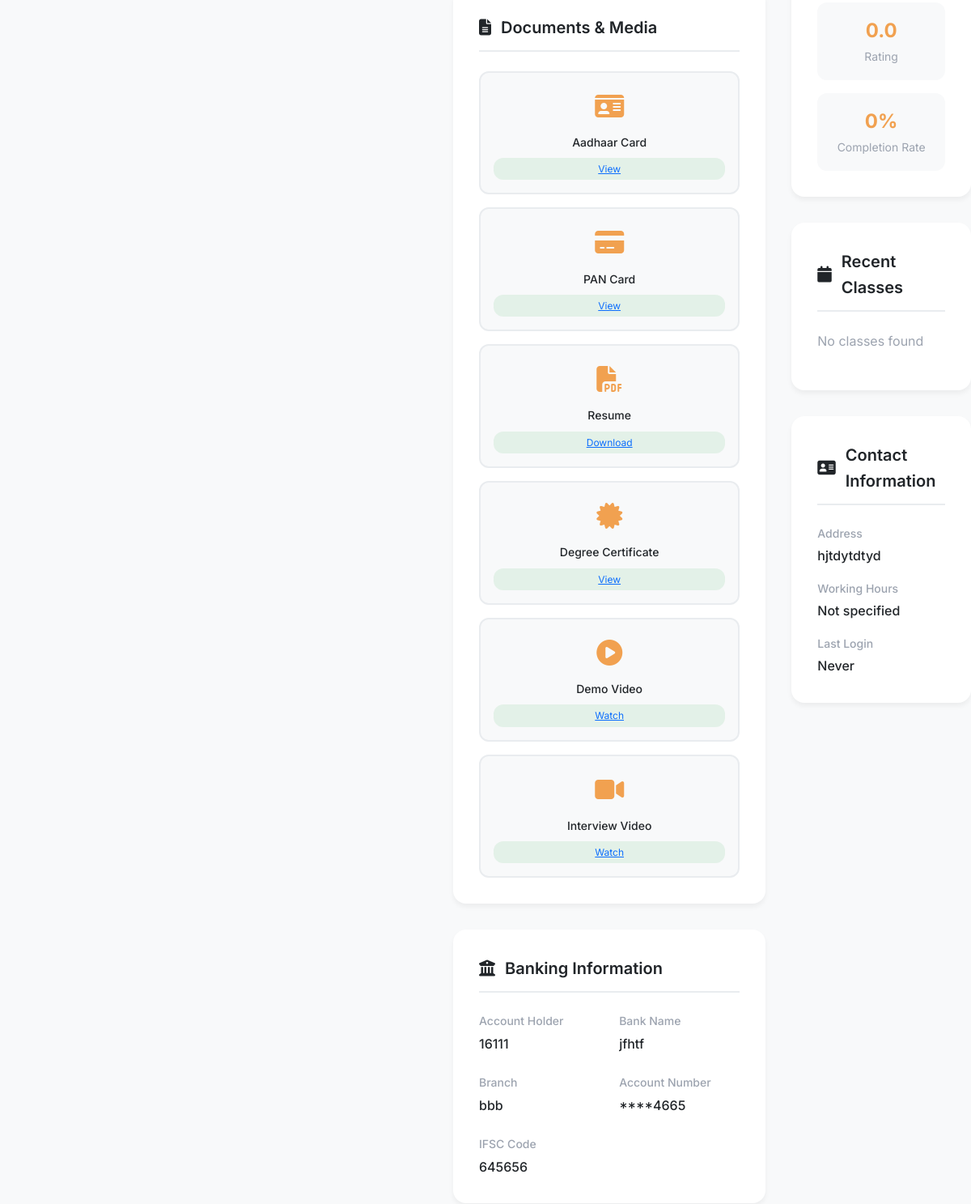
Page /admin/tutors/1 (signed in, middle part) on the earlier database version.
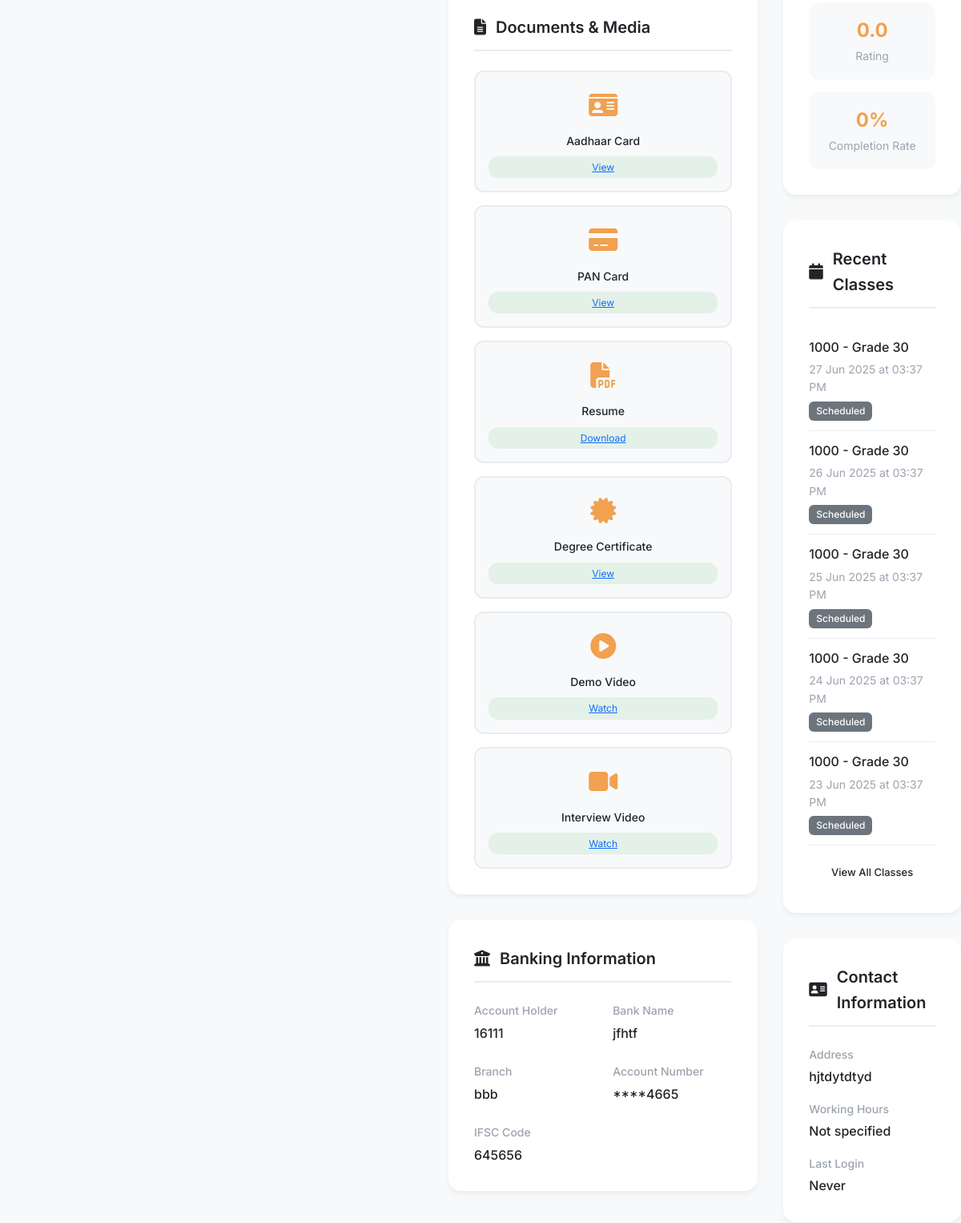
Same page on the later database version.
### app/models/class_model.py (models this page shows, shortened)
class Class(db.Model):
    __tablename__ = 'classes'
    id = db.Column(db.Integer, primary_key=True)
    subject = db.Column(db.String(100), nullable=False)
    class_type = db.Column(db.String(20), nullable=False)  # 'one_on_one', 'group', 'demo'
    grade = db.Column(db.String(10))
    board = db.Column(db.String(50))
    scheduled_date = db.Column(db.Date, nullable=False)
    scheduled_time = db.Column(db.Time, nullable=False)
    duration = db.Column(db.Integer, nullable=False)  # Duration in minutes
    end_time = db.Column(db.Time)  # Calculated field
    tutor_id = db.Column(db.Integer, db.ForeignKey('tutors.id'), nullable=False)
    primary_student_id = db.Column(db.Integer, db.ForeignKey('students.id'))  # For one-on-one
    students = db.Column(db.Text)  # JSON array of student IDs for group classes
    max_students = db.Column(db.Integer, default=1)
    platform = db.Column(db.String(50))  # 'zoom', 'google_meet', 'teams'
    meeting_link = db.Column(db.String(500))
    meeting_id = db.Column(db.String(100))
    meeting_password = db.Column(db.String(50))
    backup_link = db.Column(db.String(500))
    status = db.Column(db.String(20), default='scheduled')  # scheduled, ongoing, completed, cancelled, rescheduled
    completion_status = db.Column(db.String(20))  # completed, incomplete, no_show
    actual_start_time = db.Column(db.DateTime)
    actual_end_time = db.Column(db.DateTime)
    class_notes = db.Column(db.Text)
    topics_covered = db.Column(db.Text)  # JSON array
    homework_assigned = db.Column(db.Text)
    video_link = db.Column(db.String(500))
    materials = db.Column(db.Text)  # JSON array of material links/files
    tutor_feedback = db.Column(db.Text)
    student_feedback = db.Column(db.Text)
    admin_notes = db.Column(db.Text)
    quality_score = db.Column(db.Float)
    created_at = db.Column(db.DateTime, default=datetime.utcnow)
    created_by = db.Column(db.Integer, db.ForeignKey('users.id'))
    updated_at = db.Column(db.DateTime, default=datetime.utcnow, onupdate=datetime.utcnow)
    is_recurring = db.Column(db.Boolean, default=False)
    recurring_pattern = db.Column(db.Text)  # JSON with recurrence details
    parent_class_id = db.Column(db.Integer, db.ForeignKey('classes.id'))
    tutor = db.relationship('Tutor', backref='classes', lazy=True)
    primary_student = db.relationship('Student', backref='primary_classes', lazy=True)
    creator = db.relationship('User', backref='created_classes', lazy=True)
    parent_class = db.relationship('Class', remote_side=[id], backref='recurring_classes')

### app/routes/admin.py (the view)
@bp.route('/tutors/<int:tutor_id>')
@login_required
@admin_required
def tutor_details(tutor_id):
    tutor = Tutor.query.get_or_404(tutor_id)
    classes = Class.query.filter_by(tutor_id=tutor.id).order_by(Class.scheduled_date.desc()).limit(10).all()
    attendance_summary = Attendance.get_attendance_summary(tutor_id=tutor.id)
    return render_template('admin/tutor_details.html',
                         tutor=tutor, classes=classes,
                         attendance_summary=attendance_summary)

### app/models/attendance.py (called while the page is built, shortened)
    @staticmethod
    def get_attendance_summary(tutor_id=None, student_id=None, start_date=None, end_date=None):
        query = Attendance.query
        if tutor_id:
            query = query.filter_by(tutor_id=tutor_id)
        if student_id:
            query = query.filter_by(student_id=student_id)
        if start_date:
            query = query.filter(Attendance.class_date >= start_date)
        if end_date:
            query = query.filter(Attendance.class_date <= end_date)
        records = query.all()
        summary = {
            'total_classes': len(records),
            'present_count': 0,
            'absent_count': 0,
            'late_count': 0,
            'total_late_minutes': 0,
            'total_penalty': 0,
            'average_punctuality_score': 0
        }
        return summary

### app/models/tutor.py (called while the page is built)
    def get_subjects(self):
        if self.subjects:
            try:
                return json.loads(self.subjects)
            except:
                return []
        return []

    def get_grades(self):
        if self.grades:
            try:
                return json.loads(self.grades)
            except:
                return []
        return []

### app/templates/admin/tutor_details.html (shortened to what the changed rows need)
{% extends "base.html" %}
{% block content %}
<div class="main-content">
    <div class="details-container">
        <div class="details-grid">
                        {% set documents = tutor.get_documents() %}
                    {% set bank_details = tutor.get_bank_details() %}
            <div class="sidebar-details">
                <div class="details-section">
                    <div class="section-title">
                        <i class="fas fa-calendar"></i>
                        Recent Classes
                    </div>
                    {% if classes %}
                    <div class="classes-list">
                        {% for class in classes[:5] %}
                        <div class="class-item" style="padding: 0.75rem 0; border-bottom: 1px solid var(--border-color);">
                            <div style="font-weight: 500; margin-bottom: 0.25rem;">
                                {{ class.subject }} - Grade {{ class.grade }}
                            </div>
                            <div style="font-size: 0.875rem; color: var(--text-muted);">
                                {{ class.scheduled_date.strftime('%d %b %Y') }} at {{ class.scheduled_time.strftime('%I:%M %p') }}
                            </div>
                            <div style="margin-top: 0.25rem;">
                                <span class="badge badge-{{ 'success' if class.status == 'completed' else 'warning' if class.status == 'in_progress' else 'secondary' }}">
                                    {{ class.status.replace('_', ' ').title() }}
                                </span>
                            </div>
                        </div>
                        {% endfor %}
                    </div>
                    {% if classes|length > 5 %}
                    <div style="margin-top: 1rem; text-align: center;">
                        <a href="{{ url_for('admin.classes', tutor=tutor.id) }}" class="btn btn-outline btn-sm">
                            View All Classes
                        </a>
                    </div>
                    {% endif %}
                    {% else %}
                    <p class="text-muted">No classes found</p>
                    {% endif %}
                </div>
            </div>
        </div>
    </div>
</div>
{% endblock %}

Differences in the rows shown:
added Class: subject "1000", grade "30", scheduled_date "27 Jun 2025", scheduled_time "03:37 PM", status.replace "Scheduled"
added Class: subject "1000", grade "30", scheduled_date "26 Jun 2025", scheduled_time "03:37 PM", status.replace "Scheduled"
added Class: subject "1000", grade "30", scheduled_date "25 Jun 2025", scheduled_time "03:37 PM", status.replace "Scheduled"
added Class: subject "1000", grade "30", scheduled_date "24 Jun 2025", scheduled_time "03:37 PM", status.replace "Scheduled"
added Class: subject "1000", grade "30", scheduled_date "23 Jun 2025", scheduled_time "03:37 PM", status.replace "Scheduled"
Other differences:
text no longer shown: "No classes found"
text now shown: "View All Classes"
